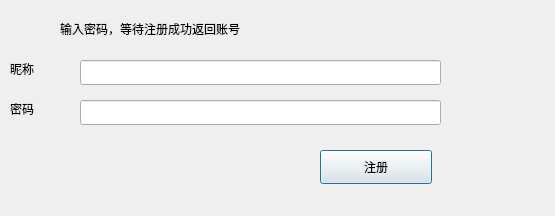
<?xml version="1.0" encoding="UTF-8"?>
<ui version="4.0">
 <class>RegisterDialog</class>
 <widget class="QDialog" name="RegisterDialog">
  <property name="windowModality">
   <enum>Qt::ApplicationModal</enum>
  </property>
  <property name="geometry">
   <rect>
    <x>0</x>
    <y>0</y>
    <width>555</width>
    <height>216</height>
   </rect>
  </property>
  <property name="windowTitle">
   <string>Dialog</string>
  </property>
  <widget class="QLineEdit" name="lineEdit_password">
   <property name="geometry">
    <rect>
     <x>80</x>
     <y>100</y>
     <width>361</width>
     <height>25</height>
    </rect>
   </property>
   <property name="focusPolicy">
    <enum>Qt::ClickFocus</enum>
   </property>
  </widget>
  <widget class="QLabel" name="label">
   <property name="geometry">
    <rect>
     <x>60</x>
     <y>20</y>
     <width>381</width>
     <height>18</height>
    </rect>
   </property>
   <property name="text">
    <string>输入密码，等待注册成功返回账号</string>
   </property>
  </widget>
  <widget class="QPushButton" name="pushButton_register">
   <property name="geometry">
    <rect>
     <x>320</x>
     <y>150</y>
     <width>112</width>
     <height>34</height>
    </rect>
   </property>
   <property name="text">
    <string>注册</string>
   </property>
  </widget>
  <widget class="QLineEdit" name="lineEdit_nickname">
   <property name="geometry">
    <rect>
     <x>80</x>
     <y>60</y>
     <width>361</width>
     <height>25</height>
    </rect>
   </property>
  </widget>
  <widget class="QLabel" name="label_2">
   <property name="geometry">
    <rect>
     <x>10</x>
     <y>60</y>
     <width>81</width>
     <height>18</height>
    </rect>
   </property>
   <property name="text">
    <string>昵称</string>
   </property>
  </widget>
  <widget class="QLabel" name="label_3">
   <property name="geometry">
    <rect>
     <x>10</x>
     <y>100</y>
     <width>81</width>
     <height>18</height>
    </rect>
   </property>
   <property name="text">
    <string>密码</string>
   </property>
  </widget>
  <widget class="QLabel" name="label_id">
   <property name="geometry">
    <rect>
     <x>40</x>
     <y>150</y>
     <width>201</width>
     <height>18</height>
    </rect>
   </property>
   <property name="text">
    <string/>
   </property>
  </widget>
 </widget>
 <resources/>
 <connections/>
</ui>
